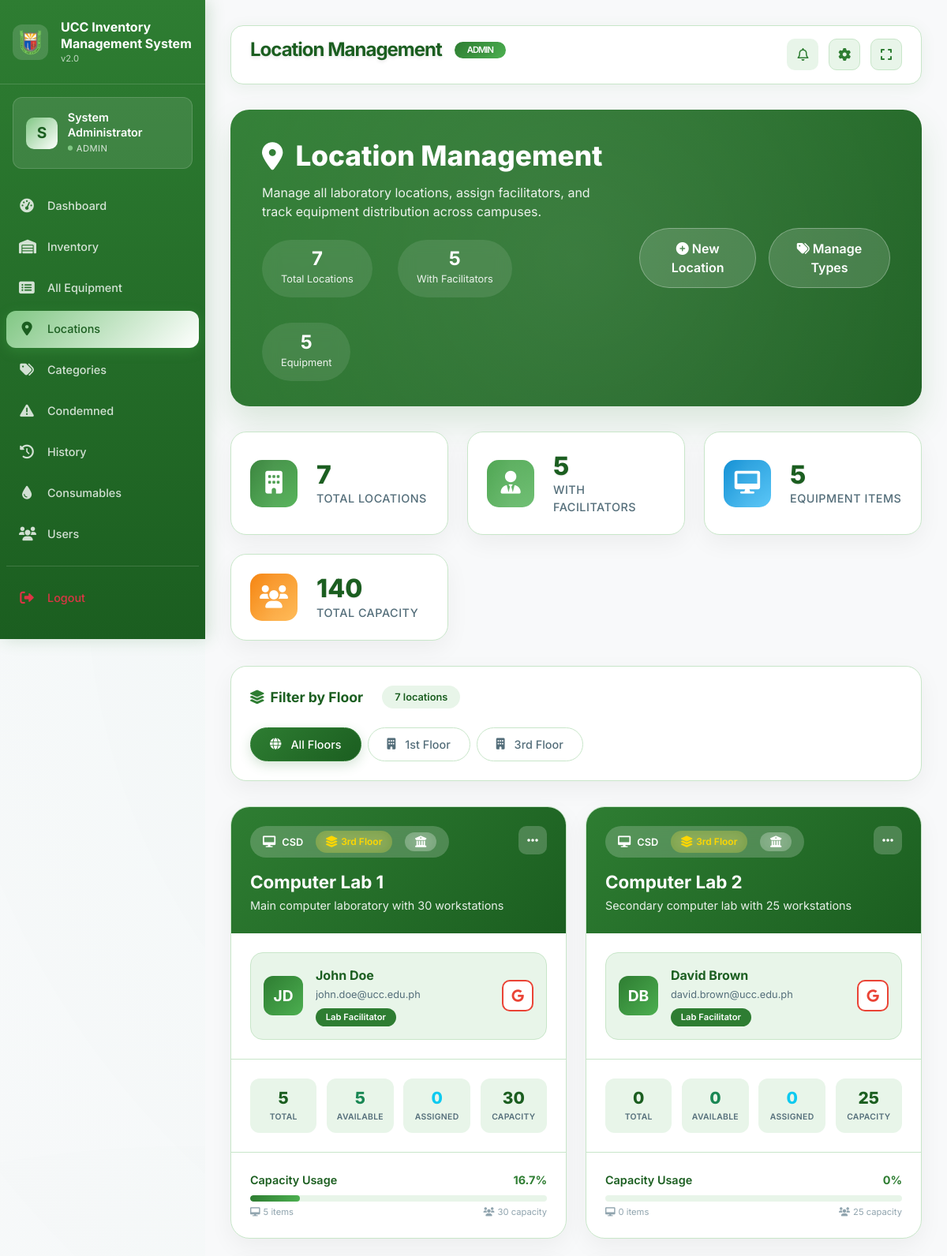
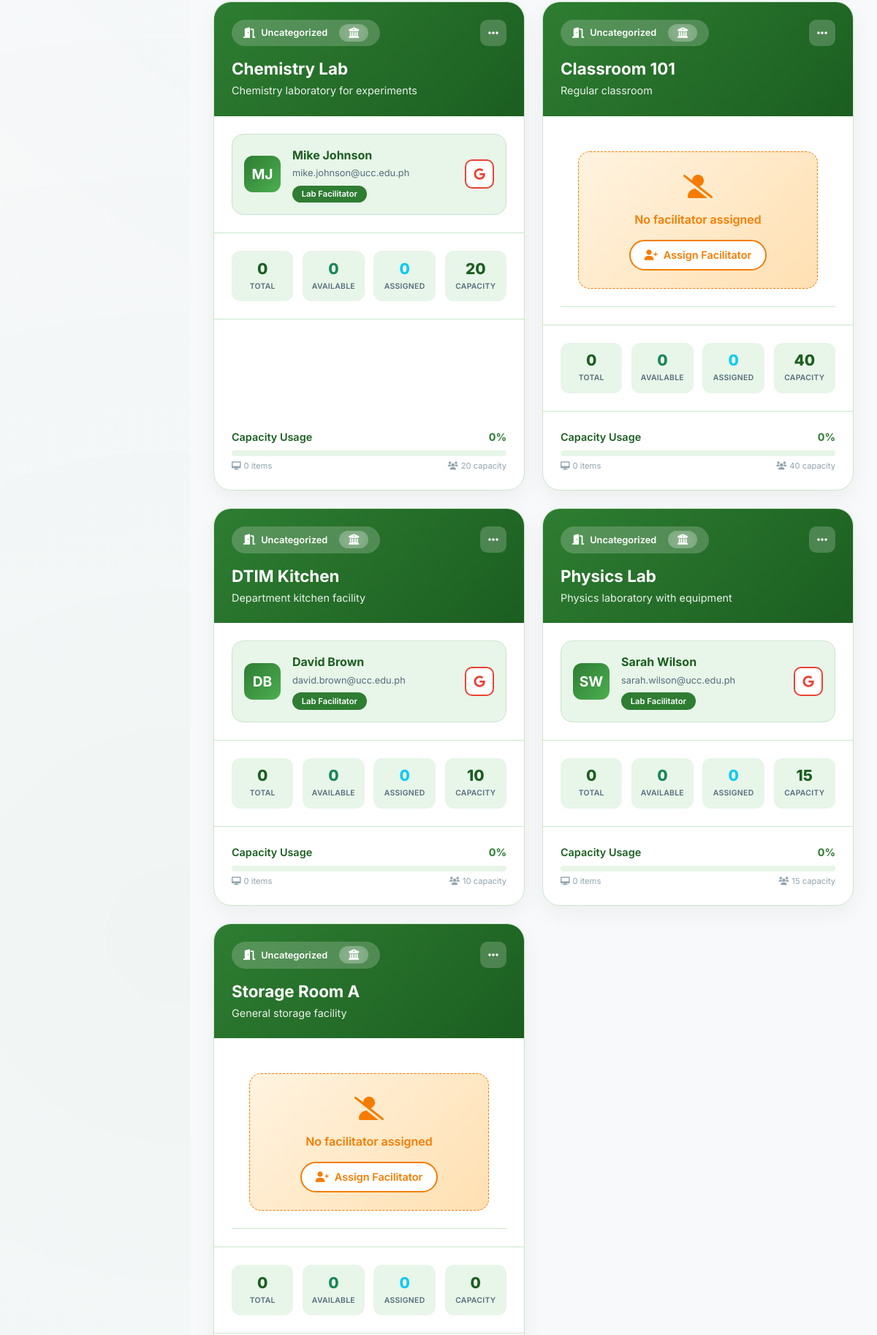
The page /admin/locations.php (signed in, upper part) on the database its author committed (2 pictures, top to bottom).
### tables this page shows
CREATE TABLE `locations` (
  `id` int(11) NOT NULL,
  `location_name` varchar(100) NOT NULL,
  `location_type_id` int(11) DEFAULT NULL,
  `location_type` varchar(50) DEFAULT NULL,
  `description` text DEFAULT NULL,
  `capacity` int(11) DEFAULT 0,
  `facilitator_id` int(11) DEFAULT NULL,
  `created_at` timestamp NOT NULL DEFAULT current_timestamp(),
  `updated_at` timestamp NOT NULL DEFAULT current_timestamp() ON UPDATE current_timestamp()
);

CREATE TABLE `location_types` (
  `id` int(11) NOT NULL,
  `type_code` varchar(50) NOT NULL,
  `type_name` varchar(100) NOT NULL,
  `description` text DEFAULT NULL,
  `icon_class` varchar(50) DEFAULT 'fa-building',
  `color_primary` varchar(7) DEFAULT '#008543',
  `color_secondary` varchar(7) DEFAULT '#20c997',
  `equipment_label` varchar(50) DEFAULT 'Equipment',
  `manager_title` varchar(50) DEFAULT 'Manager',
  `is_active` tinyint(1) DEFAULT 1,
  `created_at` timestamp NOT NULL DEFAULT current_timestamp(),
  `updated_at` timestamp NOT NULL DEFAULT current_timestamp() ON UPDATE current_timestamp()
);

CREATE TABLE `users` (
  `id` int(11) NOT NULL,
  `username` varchar(50) NOT NULL,
  `password` varchar(255) NOT NULL,
  `full_name` varchar(100) NOT NULL,
  `email` varchar(100) NOT NULL,
  `role` enum('admin','user') DEFAULT 'user',
  `created_at` timestamp NOT NULL DEFAULT current_timestamp(),
  `updated_at` timestamp NOT NULL DEFAULT current_timestamp() ON UPDATE current_timestamp()
);

### admin/locations.php (the view, shortened to what this page needs)
<?php
$database = new Database();
$db = $database->getConnection();
$selected_floor = $_GET['floor'] ?? '';
$query = "SELECT l.*,
          COUNT(ci.id) as computer_count,
          SUM(CASE WHEN ci.status = 'available' THEN 1 ELSE 0 END) as available_count,
          SUM(CASE WHEN ci.status = 'assigned' THEN 1 ELSE 0 END) as assigned_count,
          f.full_name as facilitator_name,
          f.email as facilitator_email,
          lt.type_name as location_type_name,
          lt.type_code as location_type_code,
          lt.icon_class as location_type_icon,
          lt.color_primary as location_type_color_primary,
          lt.color_secondary as location_type_color_secondary,
          lt.equipment_label as location_type_equipment_label
          FROM locations l
          LEFT JOIN computer_inventory ci ON l.id = ci.location_id
          LEFT JOIN users f ON l.facilitator_id = f.id
          LEFT JOIN location_types lt ON l.location_type_id = lt.id";
$query .= " GROUP BY l.id ORDER BY
            CASE
                WHEN lt.type_code = 'Basement' THEN 1
                WHEN lt.type_code = 'Ground Floor' THEN 2
                WHEN lt.type_code = '1st Floor' THEN 3
                WHEN lt.type_code = '2nd Floor' THEN 4
                WHEN lt.type_code = '3rd Floor' THEN 5
                WHEN lt.type_code = '4th Floor' THEN 6
                WHEN lt.type_code = '5th Floor' THEN 7
                ELSE 8
            END, l.location_name";
$stmt = $db->prepare($query);
$stmt->execute();
$locations = $stmt->fetchAll(PDO::FETCH_ASSOC);
$floor_query = "SELECT DISTINCT type_code FROM location_types WHERE type_code IS NOT NULL AND type_code != '' ORDER BY
                CASE
                    WHEN type_code = 'Basement' THEN 1
                    WHEN type_code = 'Ground Floor' THEN 2
                    WHEN type_code = '1st Floor' THEN 3
                    WHEN type_code = '2nd Floor' THEN 4
                    WHEN type_code = '3rd Floor' THEN 5
                    WHEN type_code = '4th Floor' THEN 6
                    WHEN type_code = '5th Floor' THEN 7
                    ELSE 8
                END";
$floor_stmt = $db->prepare($floor_query);
$floor_stmt->execute();
$floors = $floor_stmt->fetchAll(PDO::FETCH_ASSOC);
$total_locations = count($locations);
$locations_with_facilitators = count(array_filter($locations, fn($loc) => !empty($loc['facilitator_name'])));
$total_equipment = array_sum(array_column($locations, 'computer_count'));
$total_capacity = array_sum(array_column($locations, 'capacity'));
include '../includes/header.php';
?>
<div class="page-header">
    <div class="header-content">
        <div class="row align-items-center">
            <div class="col-lg-7">
                <div class="header-title">
                    <i class="fas fa-map-marker-alt"></i>
                    <span>Location Management</span>
                </div>
                <p class="header-subtitle">
                    Manage all laboratory locations, assign facilitators, and track equipment distribution across campuses.
                </p>
                <div class="header-stats">
                    <div class="header-stat-item">
                        <span class="header-stat-number"><?php echo $total_locations; ?></span>
                        <span class="header-stat-label">Total Locations</span>
                    </div>
                    <div class="header-stat-item">
                        <span class="header-stat-number"><?php echo $locations_with_facilitators; ?></span>
                        <span class="header-stat-label">With Facilitators</span>
                    </div>
                    <div class="header-stat-item">
                        <span class="header-stat-number"><?php echo $total_equipment; ?></span>
                        <span class="header-stat-label">Equipment</span>
                    </div>
                </div>
            </div>
            <div class="col-lg-5">
                <div class="header-actions">
                    <button type="button" class="btn" data-bs-toggle="modal" data-bs-target="#addModal">
                        <i class="fas fa-plus-circle"></i> New Location
                    </button>
                    <a href="location_types.php" class="btn">
                        <i class="fas fa-tags"></i> Manage Types
                    </a>
                </div>
            </div>
        </div>
    </div>
</div>
<div class="stats-grid">
    <div class="stat-card">
        <div class="stat-icon primary">
            <i class="fas fa-building"></i>
        </div>
        <div class="stat-content">
            <h3><?php echo $total_locations; ?></h3>
            <p>Total Locations</p>
        </div>
    </div>
    <div class="stat-card">
        <div class="stat-icon success">
            <i class="fas fa-user-tie"></i>
        </div>
        <div class="stat-content">
            <h3><?php echo $locations_with_facilitators; ?></h3>
            <p>With Facilitators</p>
        </div>
    </div>
    <div class="stat-card">
        <div class="stat-icon info">
            <i class="fas fa-desktop"></i>
        </div>
        <div class="stat-content">
            <h3><?php echo $total_equipment; ?></h3>
            <p>Equipment Items</p>
        </div>
    </div>
    <div class="stat-card">
        <div class="stat-icon warning">
            <i class="fas fa-users"></i>
        </div>
        <div class="stat-content">
            <h3><?php echo $total_capacity; ?></h3>
            <p>Total Capacity</p>
        </div>
    </div>
</div>
<div class="filter-section">
    <div class="filter-title">
        <i class="fas fa-layer-group"></i>
        <span>Filter by Floor</span>
        <span class="filter-badge"><?php echo count($locations); ?> locations</span>
    </div>
    <div class="row">
        <div class="col-12">
            <div class="filter-btn-group">
                <a href="locations.php" class="filter-btn <?php echo empty($selected_floor) ? 'active' : ''; ?>">
                    <i class="fas fa-globe me-1"></i>All Floors
                </a>
                <?php
                $floor_order = ['Basement', 'Ground Floor', '1st Floor', '2nd Floor', '3rd Floor', '4th Floor', '5th Floor'];
                foreach ($floor_order as $floor):
                    $floor_exists = false;
                    foreach ($floors as $f) {
                        if ($f['type_code'] === $floor) {
                            $floor_exists = true;
                            break;
                        }
                    }
                    if ($floor_exists):
                ?>
                <a href="?floor=<?php echo urlencode($floor); ?>" class="filter-btn <?php echo $selected_floor === $floor ? 'active' : ''; ?>">
                    <i class="fas fa-building me-1"></i><?php echo $floor; ?>
                </a>
                <?php
                    endif;
                endforeach;
                ?>
            </div>
        </div>
    </div>
</div>
<?php if (empty($locations)): ?>
<div class="empty-state">
    <div class="empty-state-icon">
        <i class="fas fa-map-marker-alt"></i>
    </div>
    <h3>No Locations Found</h3>
    <p>
        <?php if (!empty($selected_floor)): ?>
            No locations found on <strong><?php echo htmlspecialchars($selected_floor); ?></strong>.
            <a href="locations.php" class="text-success">View all locations</a> or create a new one.
        <?php else: ?>
            Get started by creating your first laboratory location.
        <?php endif; ?>
    </p>
    <button type="button" class="btn btn-primary btn-lg" data-bs-toggle="modal" data-bs-target="#addModal">
        <i class="fas fa-plus-circle me-2"></i>Add New Location
    </button>
</div>
<?php else: ?>
<div class="locations-grid">
    <?php foreach ($locations as $location): ?>
    <div class="location-card">
        <div class="location-header">
            <div>
                <div class="location-type-badge">
                    <i class="fas <?php echo $location['location_type_icon'] ?? 'fa-door-open'; ?>"></i>
                    <span><?php echo htmlspecialchars($location['location_type_name'] ?? 'Uncategorized'); ?></span>
                    <?php if (!empty($location['location_type_code'])): ?>
                    <span class="floor-badge ms-2">
                        <i class="fas fa-layer-group"></i>
                        <?php echo htmlspecialchars($location['location_type_code']); ?>
                    </span>
                    <?php endif; ?>
                    <span class="campus-badge ms-2">
                        <i class="fas fa-university"></i>
                    </span>
                </div>
                <h3 class="location-title"><?php echo htmlspecialchars($location['location_name']); ?></h3>
                <?php if (!empty($location['description'])): ?>
                <p class="location-description"><?php echo htmlspecialchars($location['description']); ?></p>
                <?php endif; ?>
            </div>
            <div class="location-menu">
                <div class="dropdown">
                    <button class="menu-btn" type="button" data-bs-toggle="dropdown">
                        <i class="fas fa-ellipsis-h"></i>
                    </button>
                </div>
            </div>
        </div>
        <div class="facilitator-section">
            <?php if ($location['facilitator_name']): ?>
            <div class="facilitator-card">
                <div class="facilitator-avatar">
                    <?php
                    $initials = '';
                    $name_parts = explode(' ', $location['facilitator_name']);
                    foreach ($name_parts as $part) {
                        $initials .= strtoupper(substr($part, 0, 1));
                    }
                    echo htmlspecialchars(substr($initials, 0, 2));
                    ?>
                </div>
                <div class="facilitator-info">
                    <div class="facilitator-name"><?php echo htmlspecialchars($location['facilitator_name']); ?></div>
                    <div class="facilitator-email"><?php echo htmlspecialchars($location['facilitator_email']); ?></div>
                    <span class="facilitator-badge">Lab Facilitator</span>
                </div>
                <button class="email-btn"
                        data-email="<?php echo htmlspecialchars($location['facilitator_email']); ?>"
                        data-name="<?php echo htmlspecialchars($location['facilitator_name']); ?>"
                        title="Send Email via Gmail">
                    <i class="fab fa-google"></i>
                </button>
            </div>
            <?php else: ?>
            <div class="no-facilitator">
                <div class="empty-facilitator">
                    <div class="empty-icon">
                        <i class="fas fa-user-slash"></i>
                    </div>
                    <div class="empty-text">No facilitator assigned</div>
                    <button class="assign-btn edit-btn"
                            data-id="<?php echo $location['id']; ?>"
                            data-name="<?php echo htmlspecialchars($location['location_name']); ?>"
                            data-campus="<?php echo htmlspecialchars($location['campus']); ?>"
                            data-location-type-id="<?php echo $location['location_type_id'] ?? ''; ?>"
                            data-description="<?php echo htmlspecialchars($location['description'] ?? ''); ?>"
                            data-capacity="<?php echo intval($location['capacity']); ?>"
                            data-facilitator=""
                            data-bs-toggle="modal" data-bs-target="#editModal">
                        <i class="fas fa-user-plus me-2"></i>Assign Facilitator
                    </button>
                </div>
            </div>
            <?php endif; ?>
        </div>
        <div class="equipment-stats">
            <div class="stats-row">
                <div class="stat-box">
                    <div class="stat-value"><?php echo $location['computer_count']; ?></div>
                    <div class="stat-label">Total</div>
                </div>
                <div class="stat-box">
                    <div class="stat-value text-success"><?php echo $location['available_count']; ?></div>
                    <div class="stat-label">Available</div>
                </div>
                <div class="stat-box">
                    <div class="stat-value text-info"><?php echo $location['assigned_count']; ?></div>
                    <div class="stat-label">Assigned</div>
                </div>
                <div class="stat-box">
                    <div class="stat-value"><?php echo $location['capacity']; ?></div>
                    <div class="stat-label">Capacity</div>
                </div>
            </div>
        </div>
        <?php
        $usage_percent = $location['capacity'] > 0 ? round(($location['computer_count'] / $location['capacity']) * 100, 1) : 0;
        $capacity_class = $usage_percent > 80 ? 'high' : ($usage_percent > 60 ? 'medium' : 'low');
        ?>
        <div class="capacity-section">
            <div class="capacity-header">
                <span class="capacity-title">Capacity Usage</span>
                <span class="capacity-percentage"><?php echo $usage_percent; ?>%</span>
            </div>
            <div class="capacity-bar">
                <div class="capacity-fill <?php echo $capacity_class; ?>" style="width: <?php echo min($usage_percent, 100); ?>%"></div>
            </div>
            <div class="capacity-footer">
                <span><i class="fas fa-desktop me-1"></i><?php echo $location['computer_count']; ?> items</span>
                <span><i class="fas fa-users me-1"></i><?php echo $location['capacity']; ?> capacity</span>
            </div>
        </div>
    </div>
    <?php endforeach; ?>
</div>
<?php endif; ?>
<?php include '../includes/footer.php'; ?>

### rows shown on the page
locations: location_type.type_name "CSD", location_type.type_code "3rd Floor", location_name "Computer Lab 1", description "Main computer laboratory with 30 workstations", initials "JD", facilitator.full_name "John Doe", facilitator.email "john.doe@ucc.edu.ph", computer_count "5", available_count "5", assigned_count "0", capacity "30", usage_percent "16.7"
locations: location_type.type_name "CSD", location_type.type_code "3rd Floor", location_name "Computer Lab 2", description "Secondary computer lab with 25 workstations", initials "DB", facilitator.full_name "David Brown", facilitator.email "david.brown@ucc.edu.ph", computer_count "0", available_count "0", assigned_count "0", capacity "25", usage_percent "0"
locations: location_type_name "Uncategorized", location_name "Chemistry Lab", description "Chemistry laboratory for experiments", initials "MJ", facilitator.full_name "Mike Johnson", facilitator.email "mike.johnson@ucc.edu.ph", computer_count "0", available_count "0", assigned_count "0", capacity "20", usage_percent "0"
locations: location_type_name "Uncategorized", location_name "Classroom 101", description "Regular classroom", computer_count "0", available_count "0", assigned_count "0", capacity "40", usage_percent "0"
locations: location_type_name "Uncategorized", location_name "DTIM Kitchen", description "Department kitchen facility", initials "DB", facilitator.full_name "David Brown", facilitator.email "david.brown@ucc.edu.ph", computer_count "0", available_count "0", assigned_count "0", capacity "10", usage_percent "0"
locations: location_type_name "Uncategorized", location_name "Physics Lab", description "Physics laboratory with equipment", initials "SW", facilitator.full_name "Sarah Wilson", facilitator.email "sarah.wilson@ucc.edu.ph", computer_count "0", available_count "0", assigned_count "0", capacity "15", usage_percent "0"
locations: location_type_name "Uncategorized", location_name "Storage Room A", description "General storage facility", computer_count "0", available_count "0", assigned_count "0", capacity "0"

### other values the page prints
substr($_SESSION['full_name'], 0, 1) "S"
$_SESSION['full_name'] "System Administrator"
$_SESSION['role'] "ADMIN"
$page_title "Location Management"
$total_locations "7"
$locations_with_facilitators "5"
$total_equipment "5"
$total_capacity "140"
count($locations) "7"
$floor "1st Floor"
$floor "3rd Floor"
